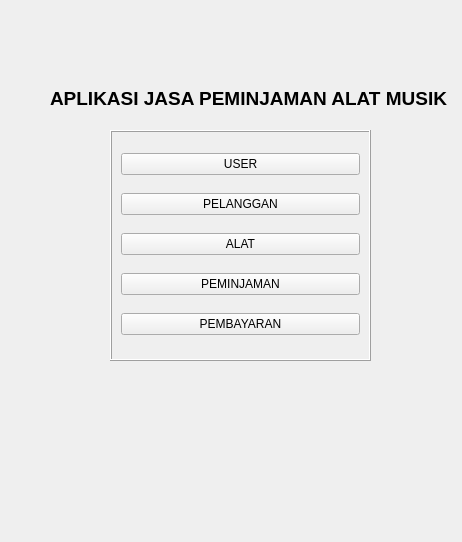
<?xml version="1.0" encoding="UTF-8"?>
<ui version="4.0">
 <class>Form</class>
 <widget class="QWidget" name="Form">
  <property name="geometry">
   <rect>
    <x>0</x>
    <y>0</y>
    <width>462</width>
    <height>542</height>
   </rect>
  </property>
  <property name="windowTitle">
   <string>Form</string>
  </property>
  <widget class="QLabel" name="label">
   <property name="geometry">
    <rect>
     <x>50</x>
     <y>90</y>
     <width>401</width>
     <height>16</height>
    </rect>
   </property>
   <property name="font">
    <font>
     <pointsize>14</pointsize>
     <bold>true</bold>
    </font>
   </property>
   <property name="text">
    <string>APLIKASI JASA PEMINJAMAN ALAT MUSIK</string>
   </property>
  </widget>
  <widget class="QFrame" name="frame">
   <property name="geometry">
    <rect>
     <x>110</x>
     <y>130</y>
     <width>261</width>
     <height>231</height>
    </rect>
   </property>
   <property name="accessibleName">
    <string/>
   </property>
   <property name="frameShape">
    <enum>QFrame::Shape::Box</enum>
   </property>
   <property name="frameShadow">
    <enum>QFrame::Shadow::Raised</enum>
   </property>
   <layout class="QVBoxLayout" name="verticalLayout">
    <item>
     <widget class="QPushButton" name="btnUser">
      <property name="text">
       <string>USER</string>
      </property>
     </widget>
    </item>
    <item>
     <widget class="QPushButton" name="btnPelanggan">
      <property name="text">
       <string>PELANGGAN</string>
      </property>
     </widget>
    </item>
    <item>
     <widget class="QPushButton" name="btnAlat">
      <property name="text">
       <string>ALAT</string>
      </property>
     </widget>
    </item>
    <item>
     <widget class="QPushButton" name="btnPeminjaman">
      <property name="text">
       <string>PEMINJAMAN</string>
      </property>
     </widget>
    </item>
    <item>
     <widget class="QPushButton" name="btnPembayaran">
      <property name="text">
       <string>PEMBAYARAN</string>
      </property>
     </widget>
    </item>
   </layout>
  </widget>
 </widget>
 <resources/>
 <connections/>
</ui>
